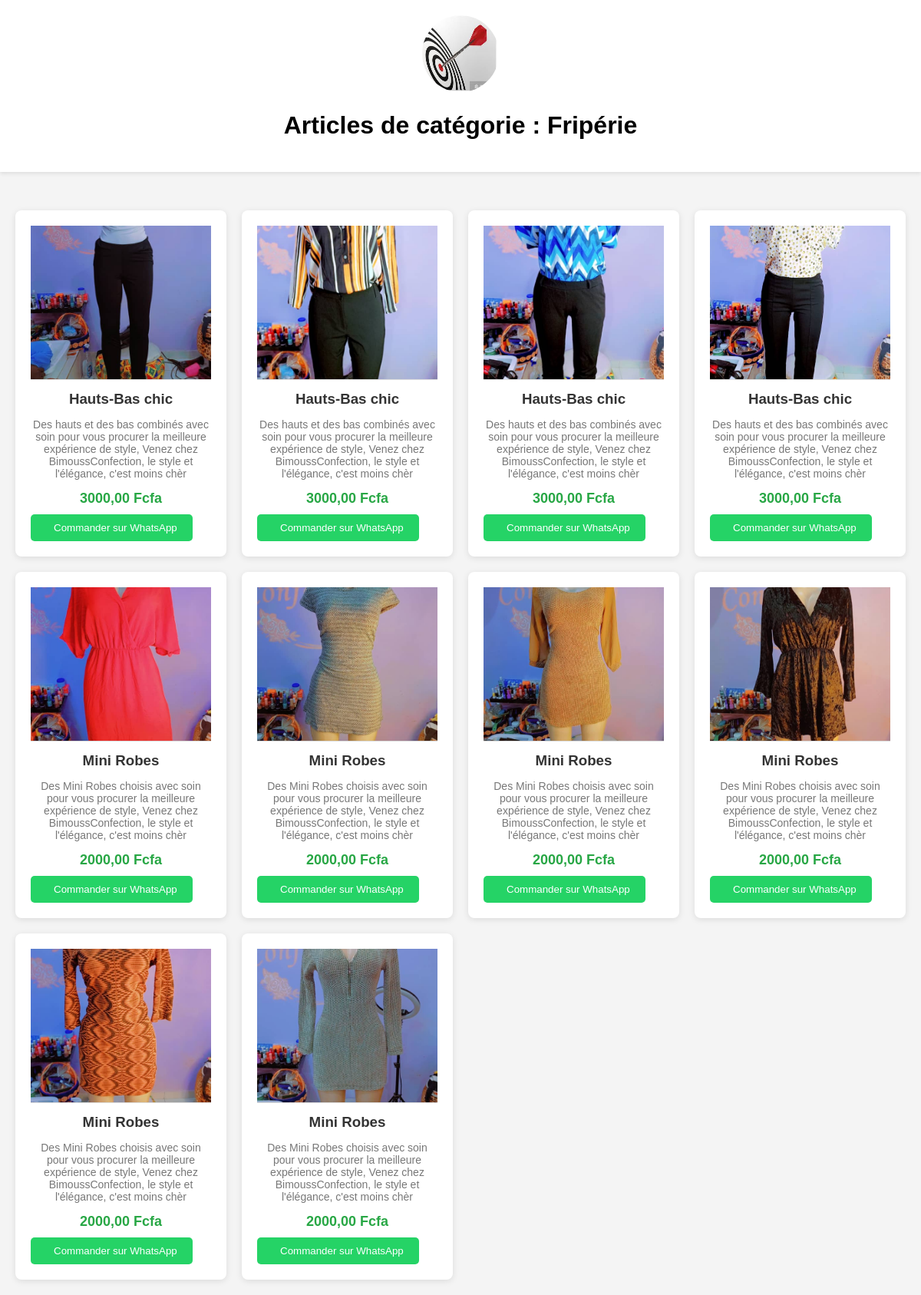
Page /categorie/3/ on the committed database.
### esperanza/models.py (models this page shows, shortened)
class Categorie(models.Model):
    nom = models.CharField(max_length=255)

class Produit(models.Model):
    nom = models.CharField(max_length=255)  # Champ obligatoire
    description = models.TextField(blank=True, null=True)  # Facultatif
    caracteristiques_particulieres = models.TextField(blank=True, null=True)  # Facultatif
    prix_commercial = models.DecimalField(max_digits=10, decimal_places=2)  # Champ obligatoire
    prix_partenaire = models.DecimalField(max_digits=10, decimal_places=2, blank=True, null=True)  # Facultatif
    couleur = models.CharField(max_length=50, blank=True, null=True)  # Facultatif
    categorie = models.ForeignKey(Categorie, on_delete=models.CASCADE)  # Champ obligatoire
    image = models.ImageField(upload_to='produits/', blank=False, null=False)  # Image obligatoire
    pays = models.ForeignKey(Pays, on_delete=models.CASCADE, blank=True, null=True)  # Facultatif

### esperanza/views.py (the view)
# urls.py: path('categorie/<int:categorie_id>/', views.produits_par_categorie, name='produits_par_categorie'),
def produits_par_categorie(request, categorie_id):
    categorie = get_object_or_404(Categorie, id=categorie_id)
    produits = Produit.objects.filter(categorie=categorie)
    return render(request, 'categorie_produits.html', {
        'categorie': categorie,
        'produits': produits
    })

### esperanza/templates/categorie_produits.html (shortened to what this page needs)
{% load static %}
<!DOCTYPE html>
<html lang="en">
<head>
</head>
<body>
    <header>
        <img src="{% static 'esperanza.jpeg' %}" alt="Raaga Logo" class="logo">
        <h1>Articles de catégorie : {{ categorie.nom }}</h1>
    </header>
    <div class="product-grid">
        {% for produit in produits %}
            <div class="product-card">
                <a href="{% url 'produit_detail' produit.id %}">
                    <img src="{{ produit.image.url }}" alt="{{ produit.nom }}" class="product-image">
                </a>
                <h3>{{ produit.nom }}</h3>
                <p>{{ produit.description }}</p>
                <div class="price">{{ produit.prix_commercial }} Fcfa</div>
                <button class="whatsapp-btn" onclick="window.location.href='https://wa.me/+22657558796?text=Bonjour! Je souhaite commander le produit {{ produit.nom }}--{{ produit.prix_commercial }} fcfa est-ce Disponible ?'">
                     Commander sur WhatsApp
                </button>
            </div>
        {% empty %}
            <p>Aucun produit trouvé dans cette catégorie.</p>
        {% endfor %}
    </div>
</body>
</html>

### esperanza/templates/categorie_produits.html (style rules this page uses)
body { font-family: Arial, sans-serif; background-color: #f4f4f4; margin: 0; padding: 0; text-align: center; }
header { background-color: #fff; padding: 20px 0; box-shadow: 0 2px 5px rgba(0,0,0,0.1); }
header img { width: 100px; height: 100px; border-radius: 50%; }
.product-grid { display: grid; grid-template-columns: repeat(auto-fit, minmax(250px, 1fr)); gap: 20px; padding: 20px; margin-top: 30px; }
.product-card { background-color: #fff; border-radius: 8px; box-shadow: 0 2px 8px rgba(0, 0, 0, 0.1); overflow: hidden; text-align: center; padding: 20px; transition: transform 0.3s ease; }
.product-card img { width: 100%; height: 200px; object-fit: cover; border-bottom: 1px solid #ddd; }
.product-card h3 { margin: 10px 0; color: #333; }
.product-card p { font-size: 14px; color: #777; }
.product-card .price { font-size: 18px; color: #28a745; font-weight: bold; margin: 10px 0; }
.product-card .whatsapp-btn { background-color: #25d366; color: white; padding: 10px 20px; border: none; border-radius: 5px; cursor: pointer; display: flex; align-items: center; justify-content: center; gap: 10px; transition: background-color 0.3s ease; }

### rows in the picture
Categorie: nom "Fripérie"
Produit: image (picture), nom "Hauts-Bas chic", description "Des hauts et des bas combinés avec soin pour vous procurer la meilleure expérience de style, Venez chez BimoussConfection, le style et l'élégance, c'est moins chèr", prix_commercial "3000,00"
Produit: image (picture), nom "Hauts-Bas chic", description "Des hauts et des bas combinés avec soin pour vous procurer la meilleure expérience de style, Venez chez BimoussConfection, le style et l'élégance, c'est moins chèr", prix_commercial "3000,00"
Produit: image (picture), nom "Hauts-Bas chic", description "Des hauts et des bas combinés avec soin pour vous procurer la meilleure expérience de style, Venez chez BimoussConfection, le style et l'élégance, c'est moins chèr", prix_commercial "3000,00"
Produit: image (picture), nom "Hauts-Bas chic", description "Des hauts et des bas combinés avec soin pour vous procurer la meilleure expérience de style, Venez chez BimoussConfection, le style et l'élégance, c'est moins chèr", prix_commercial "3000,00"
Produit: image (picture), nom "Mini Robes", description "Des Mini Robes choisis avec soin pour vous procurer la meilleure expérience de style, Venez chez BimoussConfection, le style et l'élégance, c'est moins chèr", prix_commercial "2000,00"
Produit: image (picture), nom "Mini Robes", description "Des Mini Robes choisis avec soin pour vous procurer la meilleure expérience de style, Venez chez BimoussConfection, le style et l'élégance, c'est moins chèr", prix_commercial "2000,00"
Produit: image (picture), nom "Mini Robes", description "Des Mini Robes choisis avec soin pour vous procurer la meilleure expérience de style, Venez chez BimoussConfection, le style et l'élégance, c'est moins chèr", prix_commercial "2000,00"
Produit: image (picture), nom "Mini Robes", description "Des Mini Robes choisis avec soin pour vous procurer la meilleure expérience de style, Venez chez BimoussConfection, le style et l'élégance, c'est moins chèr", prix_commercial "2000,00"
Produit: image (picture), nom "Mini Robes", description "Des Mini Robes choisis avec soin pour vous procurer la meilleure expérience de style, Venez chez BimoussConfection, le style et l'élégance, c'est moins chèr", prix_commercial "2000,00"
Produit: image (picture), nom "Mini Robes", description "Des Mini Robes choisis avec soin pour vous procurer la meilleure expérience de style, Venez chez BimoussConfection, le style et l'élégance, c'est moins chèr", prix_commercial "2000,00"
